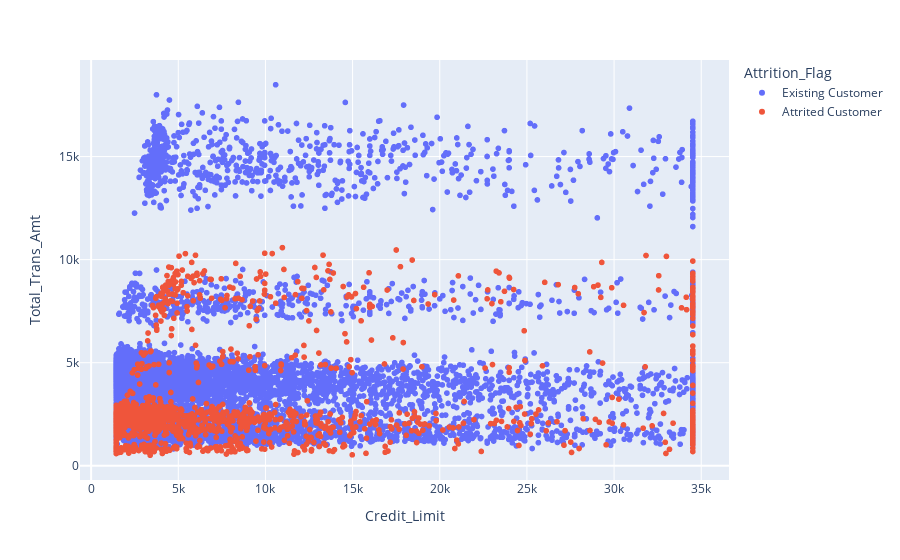

Source (notebook cell):
### Code cell
# Scatter plot of credit limit vs total transaction amount
fig = px.scatter(df, x="Credit_Limit", y="Total_Trans_Amt", color="Attrition_Flag")
fig.show()

### Figure 1 — Plotly figure (JSON) as saved in the notebook; plotly's stock layout.template omitted (floating-point values rounded to 4 significant figures; data arrays with more than 128 entries replaced by an {"elided": "..."} marker saying what was removed)
{"data": [{"hovertemplate": "Attrition_Flag=Existing Customer<br>Credit_Limit=%{x}<br>Total_Trans_Amt=%{y}<extra></extra>", "legendgroup": "Existing Customer", "marker": {"color": "#636efa", "symbol": "circle"}, "mode": "markers", "name": "Existing Customer", "showlegend": true, "type": "scattergl", "x": {"elided": "8500 float values"}, "xaxis": "x", "y": {"elided": "8500 int values"}, "yaxis": "y"}, {"hovertemplate": "Attrition_Flag=Attrited Customer<br>Credit_Limit=%{x}<br>Total_Trans_Amt=%{y}<extra></extra>", "legendgroup": "Attrited Customer", "marker": {"color": "#EF553B", "symbol": "circle"}, "mode": "markers", "name": "Attrited Customer", "showlegend": true, "type": "scattergl", "x": {"elided": "1627 float values"}, "xaxis": "x", "y": {"elided": "1627 int values"}, "yaxis": "y"}], "layout": {"legend": {"title": {"text": "Attrition_Flag"}, "tracegroupgap": 0}, "margin": {"t": 60}, "xaxis": {"anchor": "y", "domain": [0, 1], "title": {"text": "Credit_Limit"}}, "yaxis": {"anchor": "x", "domain": [0, 1], "title": {"text": "Total_Trans_Amt"}}}}
